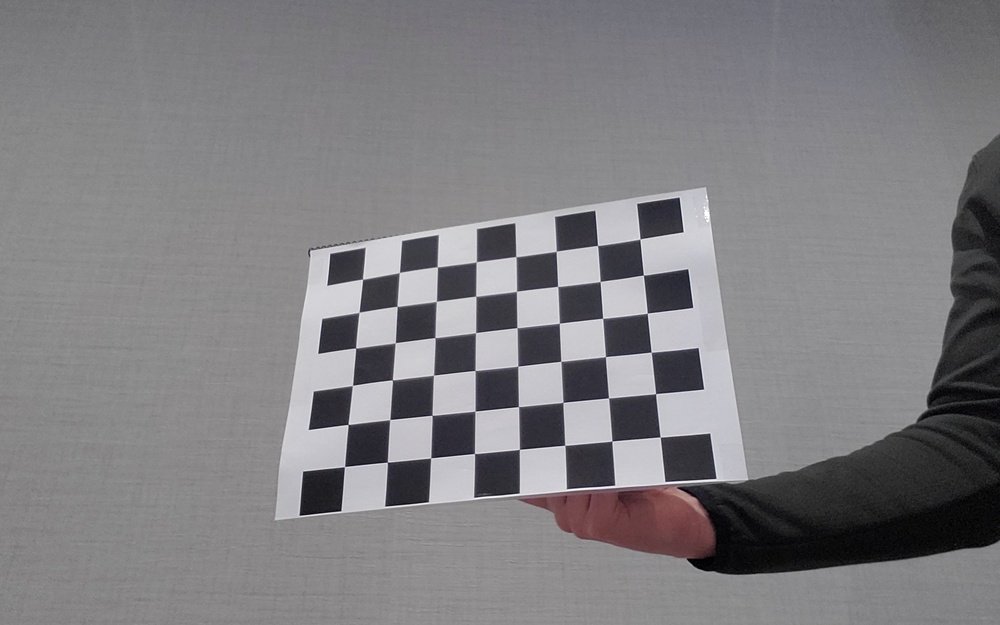
#> input picture data/calibration/chessboards/20260109_131523.jpg, 1000 x 625 px, shrunk from 2608 x 1630 before the run; its folder holds 3 pictures in this run
$ python calibration.py
#> lines starting #> are read from the running program, lines starting #| are printed output that depends on the picture; long printed decimals are rounded
from typing import List
import numpy as np
import imageio
import cv2
import copy
import glob
import os
from os.path import dirname, join


def load_images(filenames: List) -> List:
    return [imageio.imread(filename) for filename in filenames]
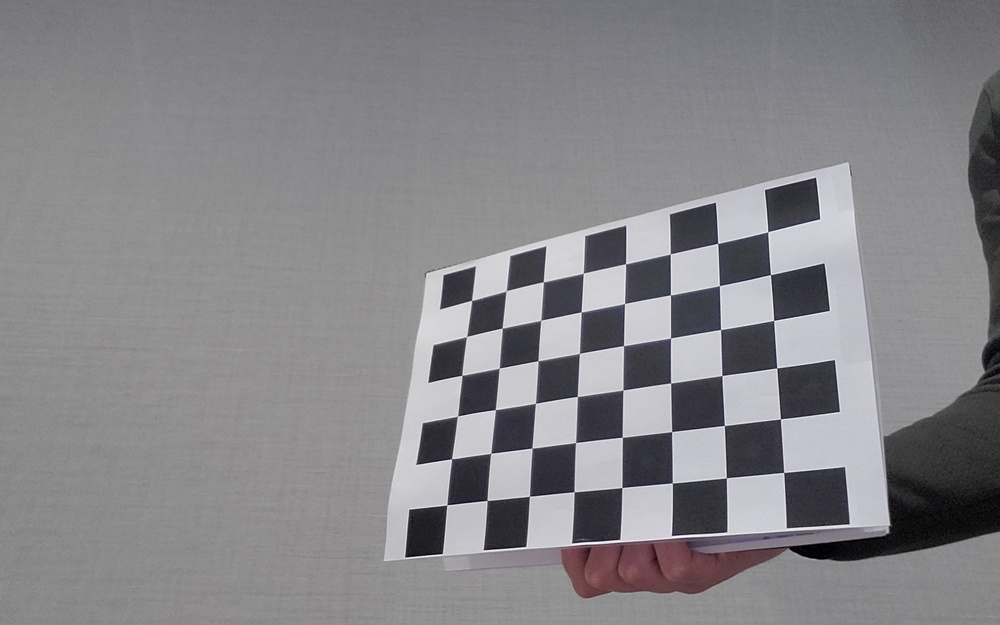
#> input picture data/calibration/chessboards/20260109_131551.jpg, 1000 x 625 px, shrunk from 2608 x 1630 before the run
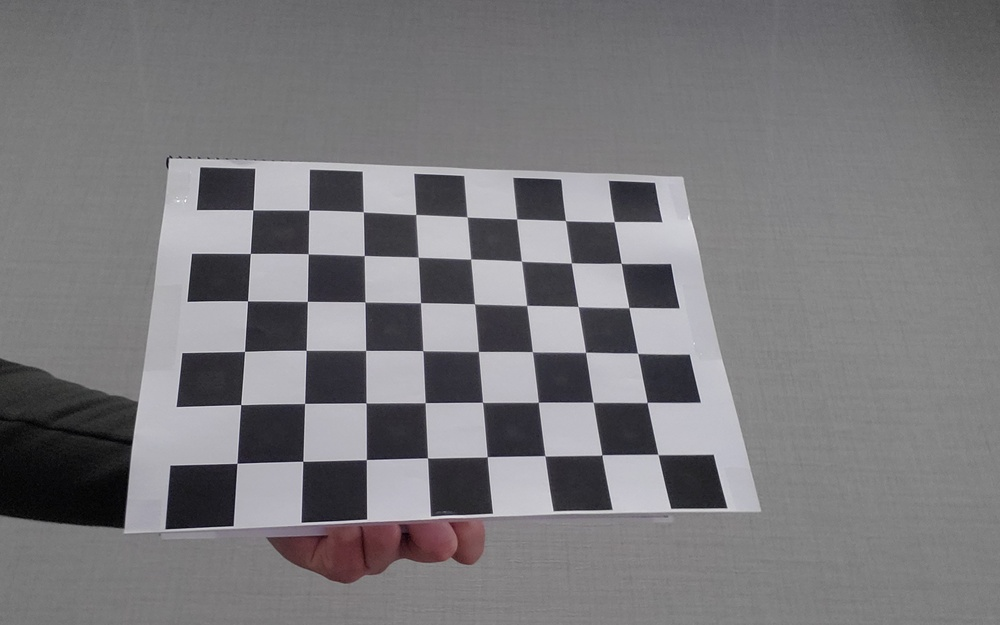
#> input picture data/calibration/chessboards/20260109_131602.jpg, 1000 x 625 px, shrunk from 2608 x 1630 before the run

def show_image(img, name: str = "Image"):
    cv2.imshow(name, img)
    cv2.waitKey(0)
    cv2.destroyAllWindows()

def write_image(img: np.array, path: str):
    cv2.imwrite(path, img)

def get_chessboard_points(chessboard_shape, dx, dy):
    # Get number of corners in each dimension
    rows, cols = chessboard_shape

    # Create a list to store 3D coordinates
    object_points = []

    # Generate 3D coordinates for each corner
    for i in range(cols):
        for j in range(rows):
            # X corresponds to column (j), Y corresponds to row (i), Z is always 0
            object_points.append([j * dx, i * dy, 0.0])

    # Convert to numpy array with float32 dtype
    return np.array(object_points, dtype=np.float32)


def main():
    path = join(os.getcwd(), "data", "calibration", "chessboards")

    imgs_path = [join(path, f"{img_path}") for img_path in os.listdir(path)]
    imgs = load_images(imgs_path)
#> imgs = 3 items

    corners = [cv2.findChessboardCorners(cv2.cvtColor(img, cv2.COLOR_RGB2GRAY), (8,6)) for img in imgs]
#> corners = 3 items

    corners_copy = copy.deepcopy(corners)
#> corners_copy = 3 items
    criteria = (cv2.TERM_CRITERIA_EPS + cv2.TERM_CRITERIA_MAX_ITER, 30, 0.01)

    # TODO To refine corner detections with cv2.cornerSubPix() you need to input grayscale images. Build a list containing grayscale images.
    imgs_gray = [cv2.cvtColor(img, cv2.COLOR_RGB2GRAY) for img in imgs]
#> imgs_gray = 3 items
    # [show_image(img) for img in imgs_gray]
    corners_refined = [cv2.cornerSubPix(i, cor[1], (8, 6), (-1, -1), criteria) if cor[0] else [] for i, cor in zip(imgs_gray, corners_copy)]
#> corners_refined = 3 items

    output_folder = "data/calibration/outputs/"

    imgs_copy = copy.deepcopy(imgs)
#> imgs_copy = 3 items
    imgs_with_points = [cv2.drawChessboardCorners(img, (8,6), corner, True) for img, corner in zip(imgs_copy, corners_refined)]
#> imgs_with_points = 3 items
    # Check the folder exists
    if not os.path.isdir(output_folder):
        os.mkdir(output_folder)

    # Show and save
    for i, img in enumerate(imgs_with_points):
        show_image(img)
        output_img_path = join(output_folder, f"detection_{i}.png")
        write_image(img, output_img_path)
#> this loop made 3 passes
#> pass 1, in show_image, `cv2.imshow(name, img)`:
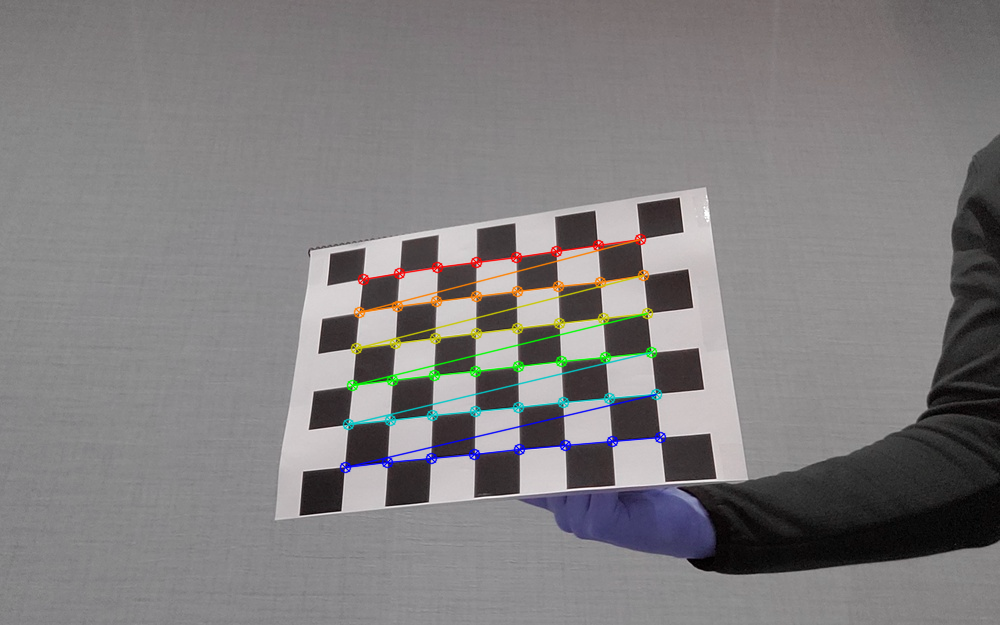
#> window 'Image': shape (625, 1000, 3); mean B, G, R 126.4, 125.7, 128.2
#> pass 2, in show_image (call 2), `cv2.imshow(name, img)`:
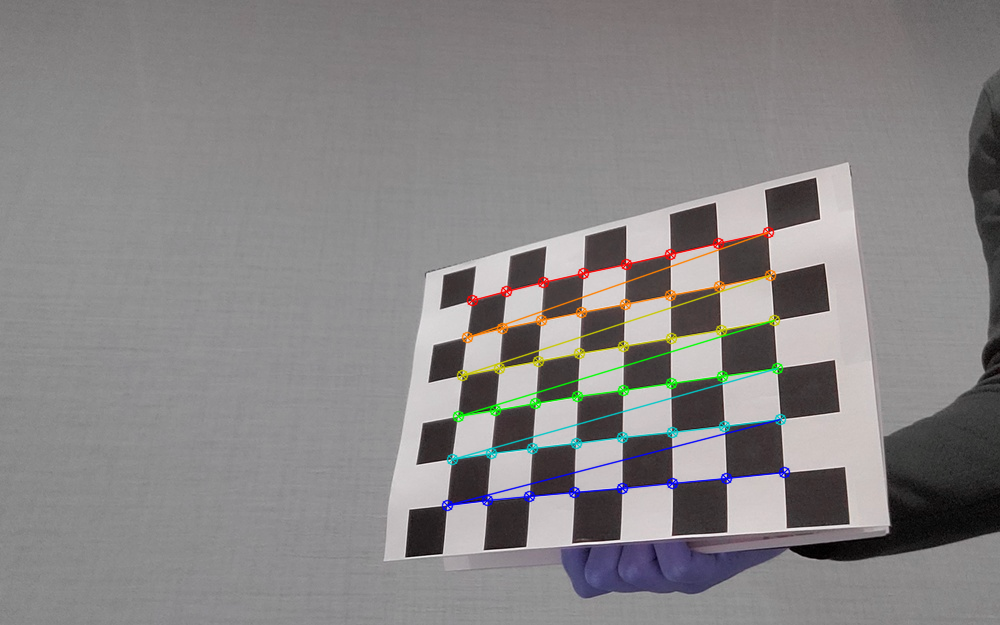
#> window 'Image': shape (625, 1000, 3); mean B, G, R 133.3, 133.1, 135.7

    chessboard_points = np.array([get_chessboard_points((8, 6), 29, 29) for corner_data in corners_refined])

    # Filter data and get only those with adequate detections
    valid_corners = [cor[1] for cor in corners if cor[0]]
#> valid_corners = 3 items
    # Convert list to numpy array
    valid_corners = np.asarray(valid_corners, dtype=np.float32)

    # Calibrate camera using cv2.calibrateCamera()
    rms, intrinsics, dist_coeffs, rvecs, tvecs = cv2.calibrateCamera(
        chessboard_points,
        valid_corners,
        [imgs_gray[0].shape[1], imgs_gray[0].shape[0]],  # Image size (width, height)
        None,
        None
    )
#> rms = 0.49; intrinsics = [[910.1, 0, 501.6], [0, 902, 331.2], [0, 0, 1]]; dist_coeffs = [[0.287, 0.67, 0.0194, 0.00557, -16.12]]; rvecs = ([-0.49, 0.234, -0.0644], [-0.494, 0.555, -0.0511], [-0.503, -0.204, -0.0391]); tvecs = ([-102.6, -39.8, 668.5], [-21.41, -22.13, 629.3], [-133.3, -67.14, 492.8])

    print("RMS:", rms)
#| RMS: 0.4901
    print("Intrinsics:\n", intrinsics)
#| Intrinsics:
#|  [[910.071   0.         501.578]
#|  [  0.         901.993 331.164]
#|  [  0.           0.           1.        ]]
    print("Distortion Coefficients:\n", dist_coeffs)
#| Distortion Coefficients:
#|  [[ 2.86976538e-01  6.69903568e-01  1.94243958e-02  5.57252613e-03
#|   -1.61166190e+01]]

    script_dir = os.path.dirname(os.path.abspath(__file__))
    save_calibration_parameters(intrinsics, dist_coeffs, join(script_dir, "calibration_parameters.npz"))

def save_calibration_parameters(intrinsics: np.array, dist_coeffs: np.array, path: str):
    np.savez(path, intr=intrinsics, dist=dist_coeffs)

if __name__ == "__main__":
    main()
